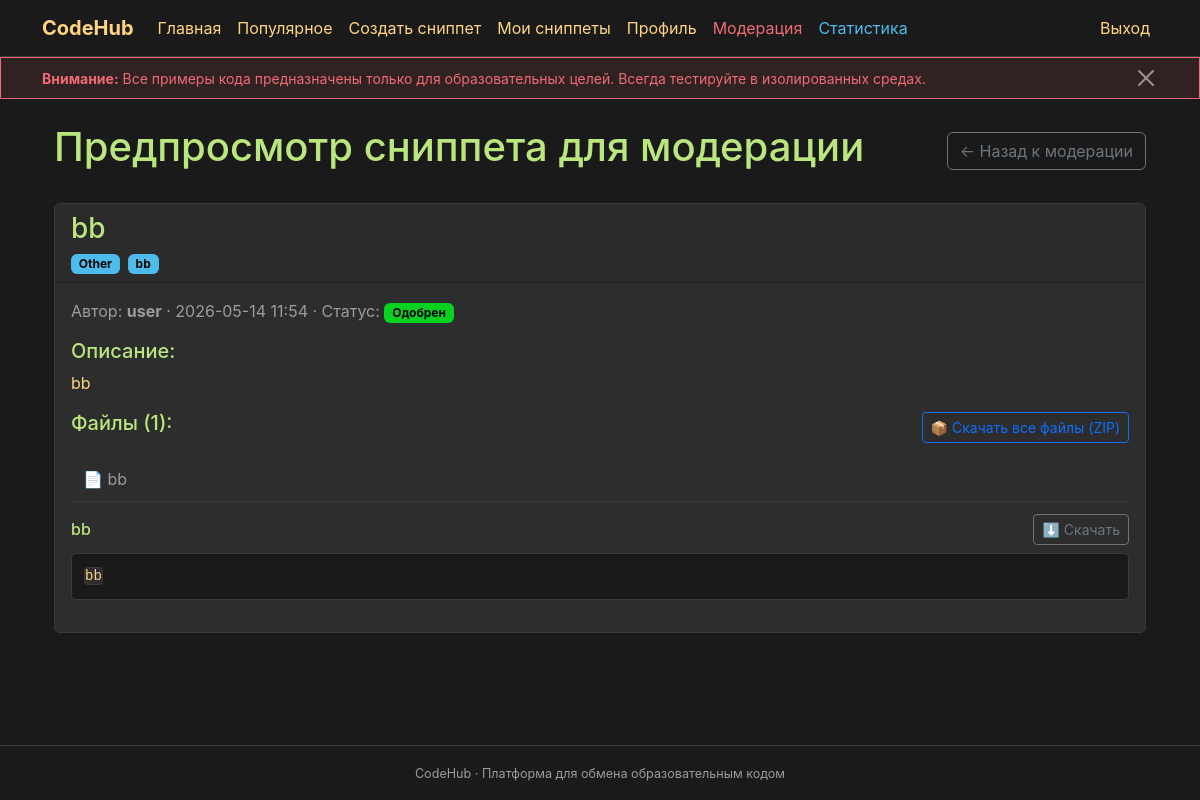
The app's page /admin/snippet/2/preview (signed in) with its own data.
### __init__.py (models this page shows, shortened)
class CodeSnippet(db.Model):
    id = db.Column(db.Integer, primary_key=True)
    title = db.Column(db.String(200), nullable=False)
    description = db.Column(db.Text)
    code = db.Column(db.Text)
    category_id = db.Column(db.Integer, db.ForeignKey('category.id'), nullable=False)
    author_id = db.Column(db.Integer, db.ForeignKey('user.id'), nullable=False)
    created_at = db.Column(db.DateTime, default=datetime.utcnow)
    updated_at = db.Column(db.DateTime, default=datetime.utcnow, onupdate=datetime.utcnow)
    views_count = db.Column(db.Integer, default=0)
    status = db.Column(db.String(20), default='pending')  # pending, approved, rejected
    rejection_reason = db.Column(db.Text)
    moderated_by = db.Column(db.Integer, db.ForeignKey('user.id'))
    moderated_at = db.Column(db.DateTime)
    likes_count = db.Column(db.Integer, default=0)
    dislikes_count = db.Column(db.Integer, default=0)
    reports_count = db.Column(db.Integer, default=0)
    report_moderation_status = db.Column(db.String(20), default='approved')  # approved, pending, rejected (для жалоб)
    report_moderated_by = db.Column(db.Integer, db.ForeignKey('user.id'))
    report_moderated_at = db.Column(db.DateTime)
    report_moderation_reason = db.Column(db.Text)
    resubmit_comment = db.Column(db.Text)  # Комментарий пользователя при повторной отправке
    is_edited = db.Column(db.Boolean, default=False)  # True если сниппет был отредактирован после публикации
    tags = db.relationship('Tag', secondary=snippet_tags, lazy='subquery',
                           backref=db.backref('snippets', lazy=True))
    comments = db.relationship('Comment', backref='snippet', lazy=True, foreign_keys='Comment.snippet_id', cascade='all, delete-orphan')
    views = db.relationship('SnippetView', backref='snippet', lazy=True, foreign_keys='SnippetView.snippet_id', cascade='all, delete-orphan')
    files = db.relationship('SnippetFile', backref='snippet', lazy=True, order_by='SnippetFile.order', cascade='all, delete-orphan')
    links = db.relationship('SnippetLink', backref='snippet', lazy=True, order_by='SnippetLink.order', cascade='all, delete-orphan')

class Category(db.Model):
    id = db.Column(db.Integer, primary_key=True)
    name = db.Column(db.String(100), nullable=False)
    created_at = db.Column(db.DateTime, default=datetime.utcnow)
    snippets = db.relationship('CodeSnippet', backref='category', lazy=True)

class Tag(db.Model):
    id = db.Column(db.Integer, primary_key=True)
    name = db.Column(db.String(50), unique=True, nullable=False)
    created_at = db.Column(db.DateTime, default=datetime.utcnow)
    usage_count = db.Column(db.Integer, default=0)

class User(db.Model, UserMixin):
    id = db.Column(db.Integer, primary_key=True)
    username = db.Column(db.String(80), unique=True, nullable=False)
    password = db.Column(db.String(256), nullable=False)
    admin = db.Column(db.Boolean, default=False)
    created_at = db.Column(db.DateTime, default=datetime.utcnow)
    is_banned = db.Column(db.Boolean, default=False)
    bio = db.Column(db.Text)  # Описание профиля
    avatar_url = db.Column(db.String(500))  # URL аватарки
    snippets = db.relationship('CodeSnippet', backref='author', lazy=True, foreign_keys='CodeSnippet.author_id')
    comments = db.relationship('Comment', backref='author', lazy=True, foreign_keys='Comment.author_id')

class SnippetFile(db.Model):
    id = db.Column(db.Integer, primary_key=True)
    snippet_id = db.Column(db.Integer, db.ForeignKey('code_snippet.id'), nullable=False)
    filename = db.Column(db.String(255), nullable=False)
    content = db.Column(db.Text, nullable=False)
    language = db.Column(db.String(50))  # Язык программирования для подсветки
    order = db.Column(db.Integer, default=0)  # Порядок отображения
    file_type = db.Column(db.String(20), default='text')  # text, uploaded, link
    file_size = db.Column(db.Integer)  # Размер файла в байтах (для загруженных файлов)
    mime_type = db.Column(db.String(100))  # MIME тип файла
    created_at = db.Column(db.DateTime, default=datetime.utcnow)

### __init__.py (the view)
@app.route('/admin/snippet/<int:snippet_id>/preview')
@login_required
@admin_required
def preview_snippet_files(snippet_id):
    snippet = CodeSnippet.query.get_or_404(snippet_id)
    return render_template('admin_snippet_preview.html', snippet=snippet)

### __init__.py (called while the page is built)
@manager.user_loader
def load_user(user_id):
    return db.session.get(User, int(user_id))

def admin_required(f):
    @wraps(f)
    def decorated(*args, **kwargs):
        if not current_user.is_authenticated or not current_user.admin:
            flash('Требуются права администратора.', 'danger')
            return redirect(url_for('index'))
        return f(*args, **kwargs)
    return decorated

### templates/admin_snippet_preview.html (shortened to what this page needs)
{% extends 'base.html' %}
{% block main %}
<div class="container">
    <div class="d-flex justify-content-between align-items-center mb-4">
        <h1>Предпросмотр сниппета для модерации</h1>
        <a href="{{ url_for('moderate') }}" class="btn btn-outline-secondary">← Назад к модерации</a>
    </div>
    <div class="card mb-4">
        <div class="card-header">
            <h3>{{ snippet.title }}</h3>
            <div class="d-flex flex-wrap gap-2 mt-2">
                <span class="badge bg-secondary">{{ snippet.category.name }}</span>
                {% for tag in snippet.tags %}
                <span class="badge bg-dark text-info">{{ tag.name }}</span>
                {% endfor %}
            </div>
        </div>
        <div class="card-body">
            <p class="text-secondary">
                Автор: <strong>{{ snippet.author.username }}</strong>
                &middot; {{ snippet.created_at.strftime('%Y-%m-%d %H:%M') }}
                &middot; Статус:
                {% if snippet.status == 'pending' %}
                    <span class="badge bg-warning">На модерации</span>
                {% elif snippet.status == 'approved' %}
                    <span class="badge bg-success">Одобрен</span>
                {% elif snippet.status == 'rejected' %}
                    <span class="badge bg-danger">Отклонен</span>
                {% endif %}
            </p>
            {% if snippet.description %}
            <div class="mb-3">
                <h5>Описание:</h5>
                <p>{{ snippet.description }}</p>
            </div>
            {% endif %}
            {% if snippet.files %}
            <div class="mb-3">
                <div class="d-flex justify-content-between align-items-center mb-3">
                    <h5>Файлы ({{ snippet.files|length }}):</h5>
                    <div class="btn-group">
                        <a href="{{ url_for('download_all_public_files', snippet_id=snippet.id) }}"
                           class="btn btn-outline-primary btn-sm">
                            📦 Скачать все файлы (ZIP)
                        </a>
                    </div>
                </div>
                <div class="file-tabs-container">
                    {% for file in snippet.files %}
                    <button type="button" class="file-tab-btn" data-file-id="{{ file.id }}"
                            onclick="switchFile({{ file.id }})"
                            id="tab-{{ file.id }}">
                        📄 {{ file.filename }}
                    </button>
                    {% endfor %}
                </div>
                {% for file in snippet.files %}
                <div class="file-content" id="file-{{ file.id }}" style="display: {% if loop.first %}block{% else %}none{% endif %};">
                    <div class="d-flex justify-content-between align-items-center mb-2">
                        <h6 class="mb-0">{{ file.filename }}</h6>
                        <a href="{{ url_for('download_public_file', snippet_id=snippet.id, file_id=file.id) }}"
                           class="btn btn-outline-secondary btn-sm">
                            ⬇️ Скачать
                        </a>
                    </div>
                    <pre style="background-color: #1a1a1a; padding: 12px; border-radius: 4px; overflow-x: auto; max-height: 500px;"><code>{{ file.content|e }}</code></pre>
                </div>
                {% endfor %}
            </div>
            {% elif snippet.code %}
            <div class="mb-3">
                <h5>Код:</h5>
                <pre style="background-color: #1a1a1a; padding: 12px; border-radius: 4px; overflow-x: auto; max-height: 500px;"><code>{{ snippet.code|e }}</code></pre>
            </div>
            {% endif %}
        </div>
    </div>
</div>
{% endblock %}

### templates/base.html (style rules this page uses)
:root { --bg-dark: #1a1a1a; --bg-card: #2d2d2d; --text-primary: #FFD580; --text-secondary: #9C9C9C; --accent: #4DBCED; --accent-hover: #3a9bc4; --heading: #BAE67E; --tag: #4DBCED; --warning: #EF6B73; --success: #08D220; }
body { background-color: var(--bg-dark); color: var(--text-primary); font-family: -apple-system, BlinkMacSystemFont, "Segoe UI", Roboto, "Helvetica Neue", Arial, sans-serif; }
h1, h2, h3, h4, h5, h6 { color: var(--heading); }
.card { background-color: var(--bg-card); border: 1px solid #3a3a3a; color: var(--text-primary); }
.badge { background-color: var(--tag); color: #000; }
.badge.bg-secondary { background-color: var(--tag) !important; color: #000 !important; }
.badge.bg-dark { background-color: var(--accent) !important; color: #000 !important; }
.badge.bg-success { background-color: var(--success) !important; color: #000 !important; }
pre, code { background-color: #2d2d2d; color: var(--text-primary); border: 1px solid #3a3a3a; border-radius: 4px; }
pre { padding: 1rem; overflow-x: auto; max-height: 400px; }
a { color: var(--accent); text-decoration: none; }
.text-info { color: var(--accent) !important; }
.text-secondary { color: var(--text-secondary) !important; }

### templates/admin_snippet_preview.html (style rules this page uses)
.file-tabs-container { display: flex; gap: 8px; border-bottom: 1px solid #3a3a3a; margin-bottom: 12px; overflow-x: auto; }
.file-tab-btn { padding: 8px 12px; border: none; background: none; color: var(--text-secondary); cursor: pointer; border-bottom: 2px solid transparent; transition: all 0.2s; white-space: nowrap; }

### records on screen
CodeSnippet: title "bb", created_at "2026-05-14 11:54", description "bb"
Category: category.name "Other"
Tag: name "bb"
User: author.username "user"
SnippetFile: filename "bb", content "bb"

### other values on screen
{{ snippet.files|length }} "1"
